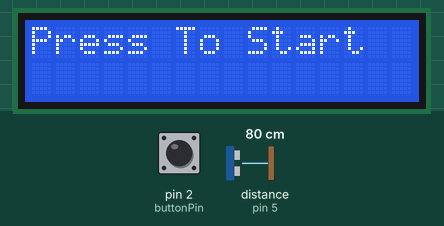
Simulated run of this sketch. Board: Arduino Uno, built with avr-gcc and run on an emulated ATmega328P. On the bench: 16×2 character LCD. The inputs (shaded band) are chosen by the test bench; at power-on: pin 2 (buttonPin) HIGH, distance to the obstacle (sensor on pin 5) 80 cm. The echo pulse lasts 58.3 µs per cm; what the sketch prints to the serial monitor is not drawn.

Above: at 1.2 s.
1.3 s: pin 2 (buttonPin) pulled LOW for 0.15 s
At 2.8 s:
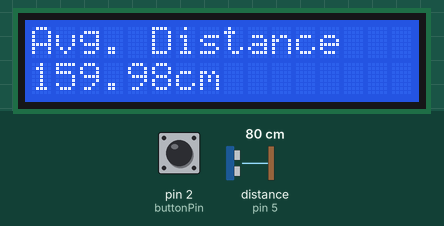
4.4 s: pin 2 (buttonPin) pulled LOW for 3.2 s
At 6.7 s:
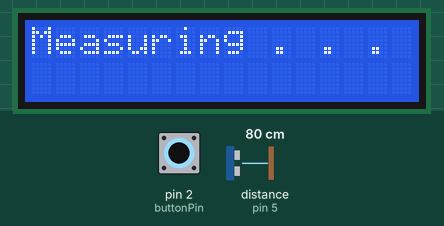
Timing chart, 0 to 8.2 s (numbered marks = the images above; inputs shaded):
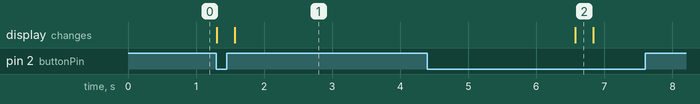

Measured:
- after the input at 1.3 s, the display: first changes at once (image 1 shows a later state)
- after the input at 4.4 s, the display: changes after 2.2 s (image 2)

The sketch:

Portable-Ultrasonic-Distance-Sensor.ino
```cpp
#include <LiquidCrystal.h>

int rs=7;
int en=8;
int d4=9;
int d5=10;
int d6=11;
int d7=12;
int trigPin=6;
int echoPin=5;
int buttonPin=2;

int buttonVal;
int numMeas=50;
float avgDis;
float bucket=0;
int j;
int pingTravelTime;
float distance;

String msg="Avg. Distance";
String msg2="cm";
String msg3="Press To Start";

LiquidCrystal lcd(rs,en,d4,d5,d6,d7);

void setup() {
  lcd.begin(16,2);
  pinMode(trigPin,OUTPUT);
  pinMode(echoPin,INPUT);
  pinMode(buttonPin,INPUT);
  digitalWrite(buttonPin,HIGH);
  Serial.begin(9600);
}

void loop() {
  buttonVal=digitalRead(buttonPin);
  Serial.println(buttonVal);
  lcd.clear();
  lcd.setCursor(0,0);
  lcd.print(msg3);
  bucket=0;

  while(buttonVal==1){
    buttonVal=digitalRead(buttonPin);
  }
  lcd.setCursor(0,0);
  lcd.print("Measuring . . .");
  for(j=1;j<=numMeas;j=j+1){
    digitalWrite(trigPin,LOW);
    delayMicroseconds(2);
    digitalWrite(trigPin,HIGH);
    delayMicroseconds(10);
    digitalWrite(trigPin,LOW);
    pingTravelTime=pulseIn(echoPin,HIGH);
    distance=pingTravelTime*(0.0343);
    bucket=bucket+distance;
  }
  avgDis=bucket/numMeas;

  Serial.print(bucket);
  Serial.print(" ");
  Serial.println(avgDis);

  lcd.clear();
  lcd.setCursor(0,0);
  lcd.print(msg);
  lcd.setCursor(0,1);
  lcd.print(avgDis);
  lcd.setCursor(6,1);
  lcd.print(msg2);
  delay(5000);
}
```
